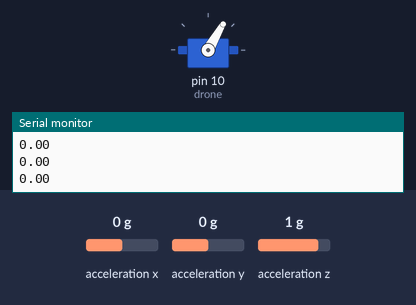
Recording of a program running on a simulated Arduino Uno, built with avr-gcc and run on an emulated ATmega328P. Parts: servo, the last lines printed to the serial monitor. Wiring (inferred from the names in the program): MPU-6050 motion sensor at I2C address 0x68. Inputs (shaded band) come from the test bench; at power-on: acceleration y 0 g, acceleration x 0 g, acceleration z 1 g.

Above: at 3.2 s.
3.3 s: acceleration y set to 0.2 g
At 4.5 s:
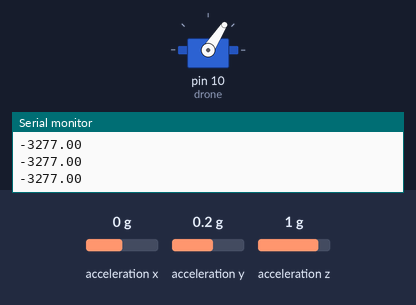
4.8 s: acceleration y set to -1.4 g
At 6.0 s:
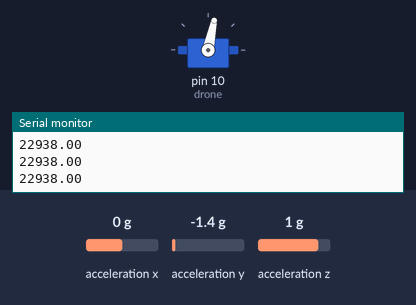
Timing chart, 0 to 7.8 s (numbered marks = the images above; inputs shaded):
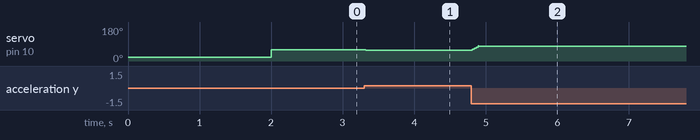

The program:

main.cpp
```cpp
#include <Arduino.h>
#include <Wire.h>
#include <Servo.h>

const int MPU_addr = 0x68; // I2C address of the MPU-6050
const int avg_number = 10;
int16_t average[avg_number];
int16_t index = 0, setPoint = 0, setPointBegin = 0;
float sum = 0;
float AcY, error; // AcY maximum (top) = 2500, minimum (bottom) = -3300, 0 = best
float turn, Kp = 0.0008, Ki = 0.0, Kd = 0.001, derivative = 0, lastError = 0, integral;
Servo drone; // drone.write() //50 = minimum, 65 = maximum
void setup()
{
    Wire.begin();
    Wire.beginTransmission(MPU_addr);
    Wire.write(0x6B); // PWR_MGMT_1 register
    Wire.write(0);    // set to zero (wakes up the MPU-6050)
    Wire.endTransmission(true);
    Serial.begin(9600);
    drone.attach(10);
    drone.write(20);
    delay(2000);
    drone.write(60);
}
void loop()
{
    sum = 0;
    if (index < avg_number - 1)
    {
        index += 1;
    }
    else
    {
        index = 0;
    }
    Wire.beginTransmission(MPU_addr);
    Wire.write(0x3D); // starting with register 0x3D (ACCEL_YOUT_H)
    Wire.endTransmission(false);
    Wire.requestFrom(MPU_addr, 2, true);             // request a total of 2 registers
    average[index] = Wire.read() << 8 | Wire.read(); // 0x3D (ACCEL_YOUT_H) & 0x3E (ACCEL_YOUT_L)
    for (int n = 0; n < avg_number; n++)
    {
        sum += average[n];
    }
    AcY = sum / avg_number;
    error = setPoint - AcY;
    Serial.print(error);
    // Serial.print(average[index]);
    Serial.print("\n");
    integral += error;
    derivative = error - lastError;
    turn = error * Kp + integral * Ki + derivative * Kd;
    drone.write(turn + 60);
    lastError = error;
    delay(1);
}
```

Measured:
- after the input at 3.3 s, servo on pin 10 (drone): 60° → 57° at once
- after the input at 4.8 s, servo on pin 10 (drone): 57° → 78° at once
